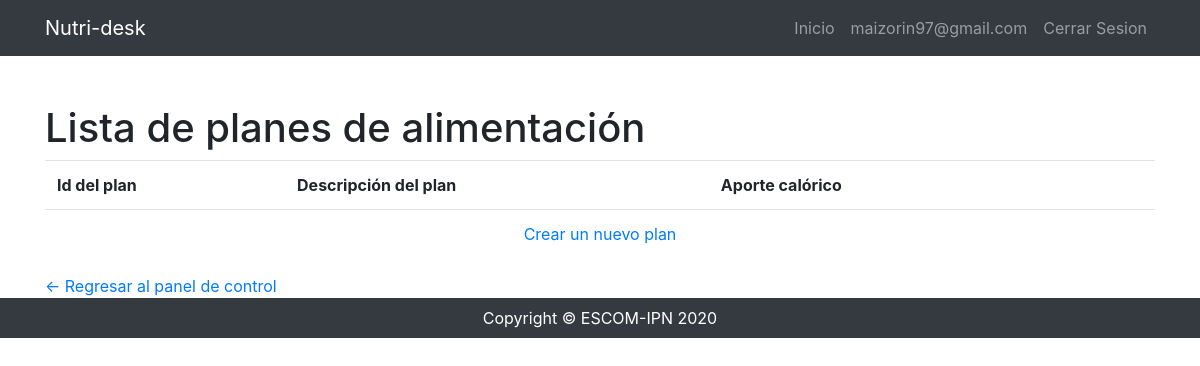
The app's page /planes/ (signed in), older data.
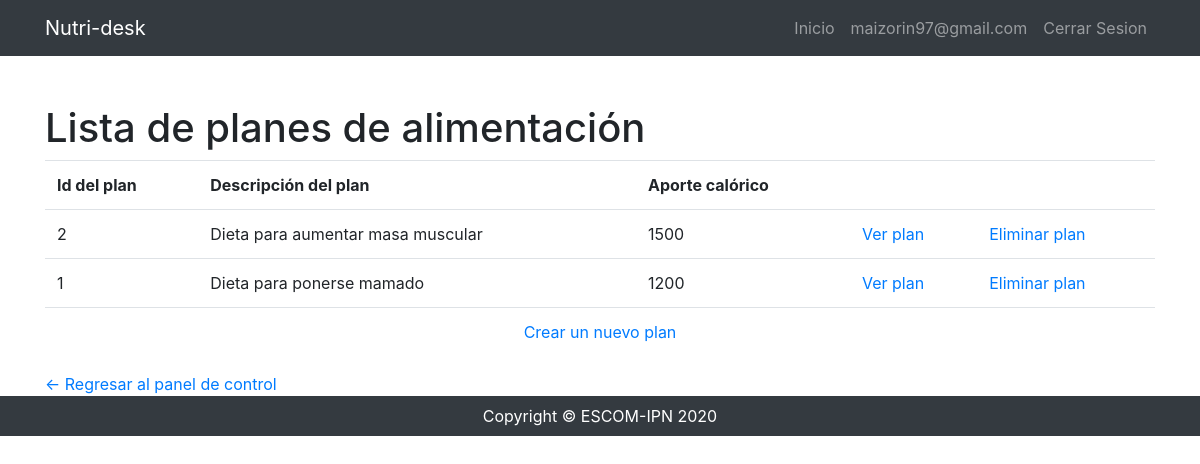
The same page, newer data.
### planes/models.py (models this page shows, shortened)
class Plan(models.Model):
    idPlan = models.AutoField(primary_key=True, verbose_name="Id Plan")
    idUsuario = models.ForeignKey(User,on_delete=models.CASCADE,verbose_name="Id Usuario")
    descripcion = models.CharField(verbose_name="Descripción", max_length=500)
    calorias = models.IntegerField(verbose_name="Calorías")
    class Meta:
        ordering = ('-idUsuario',)
        verbose_name_plural = "Planes"

### planes/views.py (the view)
# urls.py: path('', views.lista_planes.as_view(), name='planes'),
class lista_planes(ListView):
    template_name = "lista_planes.html"
    model = Plan
    context_object_name = 'lista_planes'

### planes/templates/lista_planes.html (shortened to what this page needs)
{% extends 'base.html' %}
{% load static %}
{% block content %}
<div class="container">
    <div class="row">
      <div class="col-lg-12 text-justify">
        <h1 class="mt-5">Lista de planes de alimentación</h1>
        <table class="table" id="tabla_lista">
          <tr>
            <th>Id del plan</th>
            <th>Descripción del plan</th>
            <th>Aporte calórico</th>
            <th></th>
            <th></th>
          </tr>
          {% for plan in lista_planes %}
          {% if plan.idUsuario.username == user.username%}
          <tr>
            <td>{{ plan.idPlan }}</td>
            <td>{{ plan.descripcion }}</td>
            <td>{{ plan.calorias }}</td>
            <td><a href="#">Ver plan</a></td>
            <td><a href="#">Eliminar plan</a></td>
          </tr>
          {% endif %}
          {% endfor %}
          <tr>
            <td colspan="5"><center><a href="{% url 'generar_plan' %}">Crear un nuevo plan</a></center></td>
          </tr>
        </table>
      </div>
    </div>
    <a href="{% url 'panel' %}"><- Regresar al panel de control</a>
  </div>
{% endblock %}

### core/templates/base.html (shortened to what this page needs)
<!DOCTYPE html>
<html lang="es">
<head>
    {% load static %}
    <link href="{% static 'bootstrap/css/bootstrap.min.css' %}" rel="stylesheet">
</head>
<body>
    <nav class="navbar navbar-expand-lg navbar-dark bg-dark static-top">
        <div class="container">
            <a class="navbar-brand" href="{% url 'index' %}">Nutri-desk</a>
            <div class="collapse navbar-collapse" id="navbarResponsive">
                <ul class="navbar-nav ml-auto">
                    <li class="nav-item {% if request.path == '/' %} active {% endif %}">
                        <a class="nav-link" href="{% url 'index' %}">Inicio
                        </a>
                    </li>
                    {% if user.is_authenticated %}
                    <li class="nav-item">
                        <a class="nav-link" href="{% url 'panel' %}">{{user.username}}</a>
                    </li>
                    <li class="nav-item">
                        <a class="nav-link" href="{% url 'cerrar' %}">Cerrar Sesion</a>
                    </li>
                    {% endif %}
                </ul>
            </div>
        </div>
    </nav>
    {% block content %}{% endblock %}
    <footer class="py-2 bg-dark">
        <div class="container">
            <p class="m-0 text-center text-white">Copyright &copy; ESCOM-IPN 2020</p>
        </div>
    </footer>
</body>
</html>

Row changes from the older to the newer data that the page shows:
added Plan: idPlan "2", descripcion "Dieta para aumentar masa muscular", calorias "1500"
added Plan: idPlan "1", descripcion "Dieta para ponerse mamado", calorias "1200"
